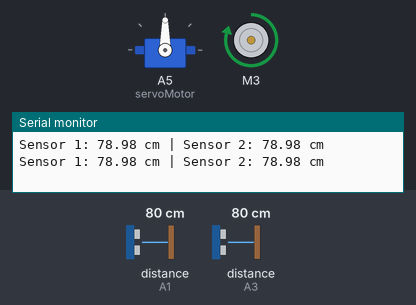
A sketch run on a simulated Arduino Uno, built with avr-gcc and run on an emulated ATmega328P. Parts: servo, DC motor (green arrow = forward, orange = backward, longer = faster), the last lines printed to the serial monitor. Wiring (inferred from the names in the program): 2 × ultrasonic range finder: trigger A0, echo A1 / trigger A2, echo A3. The test bench sets the inputs (shaded band); at power-on: distance to the obstacle (sensors on A1, A3) 80 cm. The echo pulse lasts 58.3 µs per cm.

Above: at 1.8 s.
1.9 s: distance to the obstacle (sensor on A1) set to 2 cm
At 3.8 s:
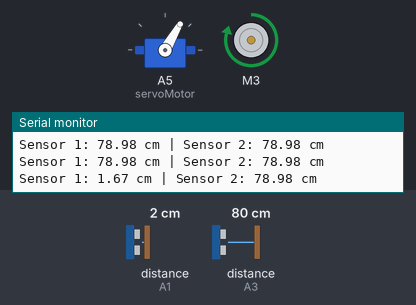
4.5 s: distance to the obstacle (sensor on A1) set to 75 cm
8.2 s: distance to the obstacle (sensor on A1) set to 80 cm
At 11.9 s:
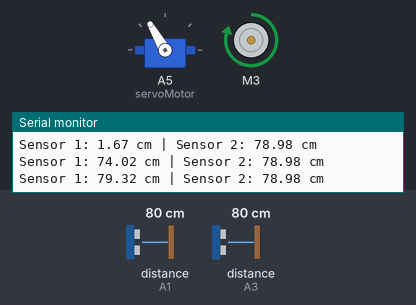
12.3 s: distance to the obstacle (sensor on A1) set to 4 cm
16.4 s: distance to the obstacle (sensor on A1) set to 120 cm
At 20.0 s:
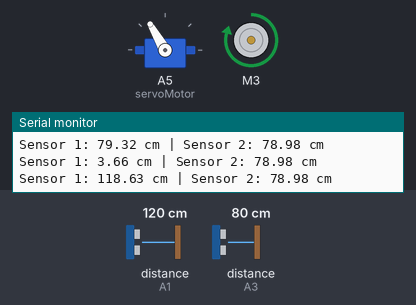
Timing chart, 0 to 21.5 s (numbered marks = the images above; inputs shaded):
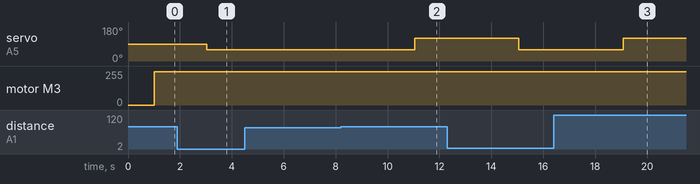

Measured:
- the behaviour switches between 79 and 80 cm on distance to the obstacle (sensor on A1) (found by bisection; images 1 and 2)
- after the input at 1.9 s, servo on A5 (servoMotor): 90° → 60° after 1.1 s
- after the input at 8.2 s, servo on A5 (servoMotor): 60° → 120° after 2.9 s
- after the input at 16.4 s, servo on A5 (servoMotor): 60° → 120° after 2.7 s

The sketch:

sensornuevo.ino
```cpp
#include <AFMotor.h>
#include <Servo.h>

AF_DCMotor Motor3(3, MOTOR34_64KHZ);
Servo servoMotor;

const int trigPin1 = A0;
const int echoPin1 = A1;

const int trigPin2 = A2;
const int echoPin2 = A3;

void setup() {
  Serial.begin(9600);  // Agregado el punto y coma
  servoMotor.attach(A5); // Cambié A5 por 5, asegúrate de usar un pin digital

  pinMode(trigPin1, OUTPUT);
  pinMode(echoPin1, INPUT);

  pinMode(trigPin2, OUTPUT);
  pinMode(echoPin2, INPUT);

  Motor3.setSpeed(250); // Mover esta línea después de la inicialización
}

void loop() {
  float distance1 = readDistance(trigPin1, echoPin1);
  float distance2 = readDistance(trigPin2, echoPin2);

  Serial.print("Sensor 1: ");
  Serial.print(distance1);
  Serial.print(" cm");

  Serial.print(" | Sensor 2: ");
  Serial.print(distance2);
  Serial.print(" cm");
  Serial.println(); // Agregado para mejorar la legibilidad

  delay(1000);

  if (distance1 < distance2) {
    servoMotor.write(60);
    Motor3.run(FORWARD); // Asegúrate de que FORWARD esté definido
    delay(3000);
  } else if (distance1 > distance2) {
    servoMotor.write(120);
    Motor3.run(FORWARD);
    delay(3000);
  } else {
    servoMotor.write(90);
    Motor3.run(FORWARD);
  }
}

float readDistance(int trigPin, int echoPin) {
  digitalWrite(trigPin, HIGH);
  delayMicroseconds(10);
  digitalWrite(trigPin, LOW);

  long duration = pulseIn(echoPin, HIGH);
  float distance = duration * 0.034 / 2;
  return distance;
}
```
